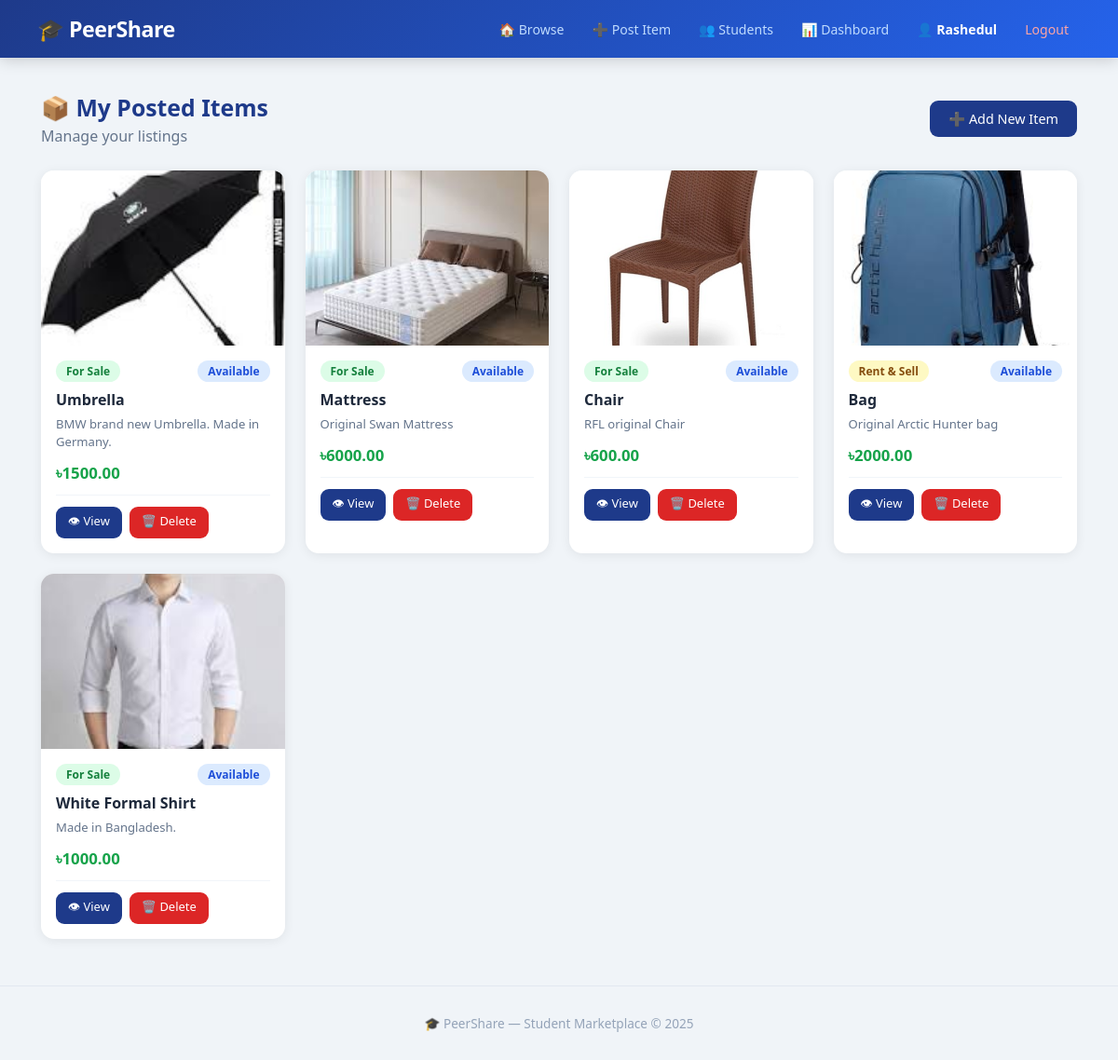
The app's page /dashboard/items/ (signed in) with its own data.
### accounts/models.py (models this page shows, shortened)
class CustomUser(AbstractUser):
    university_email = models.EmailField(
        unique=True,
        blank=True,
        default=''
    )
    is_verified = models.BooleanField(default=False)

### marketplace/models.py (models this page shows, shortened)
class Item(models.Model):
    CATEGORY_CHOICES = [
        ('rent', 'For Rent'),
        ('sell', 'For Sale'),
        ('both', 'Rent & Sell'),
    ]
    owner = models.ForeignKey(
                     settings.AUTH_USER_MODEL,
                     on_delete=models.CASCADE,
                     related_name='items'
                   )
    title = models.CharField(max_length=200)
    description  = models.TextField()
    price  = models.DecimalField(
                     max_digits=10, decimal_places=2
                   )
    category = models.CharField(
                     max_length=10, choices=CATEGORY_CHOICES
                   )
    image = models.ImageField(
                     upload_to='items/',
                     null=True, blank=True
                   )
    is_available = models.BooleanField(default=True)
    created_at   = models.DateTimeField(auto_now_add=True)

### dashboard/views.py (the view)
# urls.py: path('items/',views.dashboard_items,name='dashboard_items'),
@login_required
def dashboard_items(request):
    my_items = Item.objects.filter(
        owner=request.user
    ).order_by('-created_at')
    return render(request, 'dashboard/items.html', {
        'my_items': my_items
    })

### templates/dashboard/items.html
{% extends 'base.html' %}
{% block content %}
<div class="page-head">
  <div>
    <h2>📦 My Posted Items</h2>
    <p>Manage your listings</p>
  </div>
  <a href="/add/" class="btn">➕ Add New Item</a>
</div>
{% if my_items %}
<div class="item-grid">
  {% for item in my_items %}
  <div class="card">
    {% if item.image %}
      <img src="{{ item.image.url }}" alt="{{ item.title }}">
    {% else %}
      <div class="no-image">📦</div>
    {% endif %}
    <div class="card-body">
      <div class="card-top-row">
        <span class="badge
          {% if item.category == 'rent' %}badge-rent
          {% elif item.category == 'sell' %}badge-sell
          {% else %}badge-both{% endif %}">
          {{ item.get_category_display }}
        </span>
        {% if not item.is_available %}
          <span class="sbadge sbadge-cancelled">Sold</span>
        {% else %}
          <span class="sbadge sbadge-active">Available</span>
        {% endif %}
      </div>
      <h3>{{ item.title }}</h3>
      <p class="item-desc">
        {{ item.description|truncatechars:55 }}
      </p>
      <div class="card-footer">
        <span class="price">৳{{ item.price }}</span>
      </div>
      <div class="item-manage-btns">
        <a href="/item/{{ item.pk }}/"
           class="btn small">
          👁 View
        </a>
        <a href="/item/{{ item.pk }}/delete/"
           class="btn small delete-btn">
          🗑️ Delete
        </a>
      </div>
    </div>
  </div>
  {% endfor %}
</div>
{% else %}
<div class="empty-state">
  <div class="empty-icon">📦</div>
  <p>No items posted yet.</p>
  <a href="/add/" class="btn">Post Your First Item →</a>
</div>
{% endif %}
{% endblock %}

### templates/base.html (shortened to what this page needs)
<!DOCTYPE html>
<html lang="en">
<head>
  {% load static %}
  <link rel="stylesheet" href="{% static 'css/style.css' %}">
</head>
<body>
<nav class="navbar">
  <a href="/" class="logo">🎓 PeerShare</a>
  <div class="nav-links">
    {% if user.is_authenticated %}
      <a href="/">🏠 Browse</a>
      <a href="/add/">➕ Post Item</a>
      <a href="/user/all/">👥 Students</a>
      <a href="/dashboard/">📊 Dashboard</a>
      <a href="/user/profile/" class="nav-profile">
        👤 {{ user.username }}
      </a>
      <a href="/login/logout/" class="nav-logout">Logout</a>
    {% else %}
      <a href="/login/">Login</a>
      <a href="/login/register/" class="nav-register">Register</a>
    {% endif %}
  </div>
</nav>
<div class="container">
  {% block content %}{% endblock %}
</div>
<footer class="footer">
  <p>🎓 PeerShare — Student Marketplace &copy; 2025</p>
</footer>
</body>
</html>

### static/css/style.css (style rules this page uses)
*, *::before, *::after { box-sizing: border-box; margin: 0; padding: 0; }
body { font-family: 'Segoe UI', Tahoma, Geneva, Verdana, sans-serif; background: #f0f4f8; color: #1e293b; min-height: 100vh; }
a { color: inherit; text-decoration: none; }
img { display: block; max-width: 100%; }
.navbar { background: linear-gradient(135deg, #1e3a8a 0%, #2563eb 100%); padding: 0 40px; height: 62px; display: flex; align-items: center; justify-content: space-between; position: sticky; top: 0; z-index: 999; box-shadow: 0 2px 16px rgba(0,0,0,0.18); }
.logo { color: #fff; font-size: 1.45rem; font-weight: 800; letter-spacing: -0.5px; }
.nav-links { display: flex; align-items: center; gap: 4px; }
.nav-links a { color: #bfdbfe; padding: 7px 13px; border-radius: 8px; font-size: 0.88rem; transition: background 0.2s, color 0.2s; }
.nav-profile { color: #fff !important; font-weight: 600; }
.nav-logout { color: #fca5a5 !important; }
.container { max-width: 1160px; margin: 36px auto; padding: 0 24px; }
.btn { display: inline-block; background: #1e3a8a; color: #fff; padding: 10px 20px; border-radius: 9px; border: none; cursor: pointer; font-size: 0.9rem; font-weight: 500; transition: background 0.2s, transform 0.15s; text-decoration: none; white-space: nowrap; }
.btn.small { padding: 6px 13px; font-size: 0.81rem; }
.badge { display: inline-block; padding: 3px 11px; border-radius: 99px; font-size: 0.75rem; font-weight: 600; background: #e2e8f0; color: #475569; }
.badge-sell { background: #dcfce7; color: #15803d; }
.badge-both { background: #fef9c3; color: #854d0e; }
.sbadge { display: inline-block; padding: 3px 11px; border-radius: 99px; font-size: 0.75rem; font-weight: 600; }
.sbadge-active { background: #dbeafe; color: #1d4ed8; }
.price { font-size: 1.05rem; font-weight: 700; color: #16a34a; }
.item-grid { display: grid; grid-template-columns: repeat(auto-fill, minmax(240px,1fr)); gap: 22px; margin-top: 20px; }
.card { background: #fff; border-radius: 14px; overflow: hidden; box-shadow: 0 2px 12px rgba(0,0,0,0.07); transition: transform 0.2s, box-shadow 0.2s; }
.card img { width: 100%; height: 188px; object-fit: cover; }
.card-body { padding: 16px; }
.card-body h3 { font-size: 1rem; margin-bottom: 6px; }
.item-desc { font-size: 0.82rem; color: #64748b; margin-bottom: 12px; line-height: 1.45; }
.card-footer { display: flex; justify-content: space-between; align-items: center; margin-top: 10px; }
.page-head { display: flex; align-items: center; gap: 20px; margin-bottom: 26px; flex-wrap: wrap; }
.page-head h2 { font-size: 1.55rem; color: #1e3a8a; }
.page-head p { color: #64748b; margin-top: 3px; }
.page-head > div { flex: 1; }
.footer { text-align: center; padding: 30px; color: #94a3b8; font-size: 0.85rem; margin-top: 50px; border-top: 1px solid #e2e8f0; }
.delete-btn { background: #dc2626 !important; color: #fff !important; border: none !important; }
.item-manage-btns { display: flex; gap: 8px; margin-top: 12px; padding-top: 12px; border-top: 1px solid #f1f5f9; }
.card-top-row { display: flex; justify-content: space-between; align-items: center; margin-bottom: 8px; }

### records on screen
CustomUser: username "Rashedul"
Item: image (picture), category "For Sale", is_available "Available", title "Umbrella", description "BMW brand new Umbrella. Made in Germany.", price "1500.00"
Item: image (picture), category "For Sale", is_available "Available", title "Mattress", description "Original Swan Mattress", price "6000.00"
Item: image (picture), category "For Sale", is_available "Available", title "Chair", description "RFL original Chair", price "600.00"
Item: image (picture), category "Rent & Sell", is_available "Available", title "Bag", description "Original Arctic Hunter bag", price "2000.00"
Item: image (picture), category "For Sale", is_available "Available", title "White Formal Shirt", description "Made in Bangladesh.", price "1000.00"
